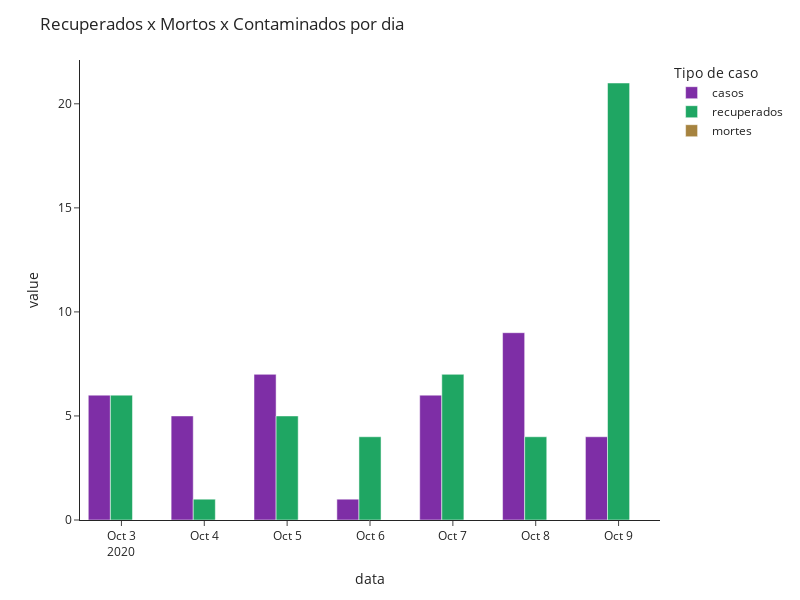

Notebook source saved alongside this figure:
### Markdown cell above
Neste gráfico, temos a distribuição dos novos casos, e casos recuperados por dia dos 7 últimos dias.

### Code cell
px.bar(new_df.iloc[-7:], x='data', y=['casos', 'recuperados', 'mortes'], color_discrete_sequence=['#7E2EA6', '#1FA663', '#A6833F'], width=800, height=600, labels={'variable': 'Tipo de caso'}).update_layout(barmode='group', title_text='Recuperados x Mortos x Contaminados por dia')

### Figure 1 — Plotly figure (JSON) as saved in the notebook; plotly's stock layout.template omitted (floating-point values rounded to 4 significant figures)
{"data": [{"alignmentgroup": "True", "hovertemplate": "Tipo de caso=casos<br>data=%{x}<br>value=%{y}<extra></extra>", "legendgroup": "casos", "marker": {"color": "#7E2EA6"}, "name": "casos", "offsetgroup": "casos", "orientation": "v", "showlegend": true, "textposition": "auto", "type": "bar", "x": ["2020-10-03T00:00:00", "2020-10-04T00:00:00", "2020-10-05T00:00:00", "2020-10-06T00:00:00", "2020-10-07T00:00:00", "2020-10-08T00:00:00", "2020-10-09T00:00:00"], "xaxis": "x", "y": [6, 5, 7, 1, 6, 9, 4], "yaxis": "y"}, {"alignmentgroup": "True", "hovertemplate": "Tipo de caso=recuperados<br>data=%{x}<br>value=%{y}<extra></extra>", "legendgroup": "recuperados", "marker": {"color": "#1FA663"}, "name": "recuperados", "offsetgroup": "recuperados", "orientation": "v", "showlegend": true, "textposition": "auto", "type": "bar", "x": ["2020-10-03T00:00:00", "2020-10-04T00:00:00", "2020-10-05T00:00:00", "2020-10-06T00:00:00", "2020-10-07T00:00:00", "2020-10-08T00:00:00", "2020-10-09T00:00:00"], "xaxis": "x", "y": [6, 1, 5, 4, 7, 4, 21], "yaxis": "y"}, {"alignmentgroup": "True", "hovertemplate": "Tipo de caso=mortes<br>data=%{x}<br>value=%{y}<extra></extra>", "legendgroup": "mortes", "marker": {"color": "#A6833F"}, "name": "mortes", "offsetgroup": "mortes", "orientation": "v", "showlegend": true, "textposition": "auto", "type": "bar", "x": ["2020-10-03T00:00:00", "2020-10-04T00:00:00", "2020-10-05T00:00:00", "2020-10-06T00:00:00", "2020-10-07T00:00:00", "2020-10-08T00:00:00", "2020-10-09T00:00:00"], "xaxis": "x", "y": [0, 0, 0, 0, 0, 0, 0], "yaxis": "y"}], "layout": {"barmode": "group", "height": 600, "legend": {"title": {"text": "Tipo de caso"}, "tracegroupgap": 0}, "margin": {"t": 60}, "title": {"text": "Recuperados x Mortos x Contaminados por dia"}, "width": 800, "xaxis": {"anchor": "y", "domain": [0, 1], "title": {"text": "data"}}, "yaxis": {"anchor": "x", "domain": [0, 1], "title": {"text": "value"}}}}
